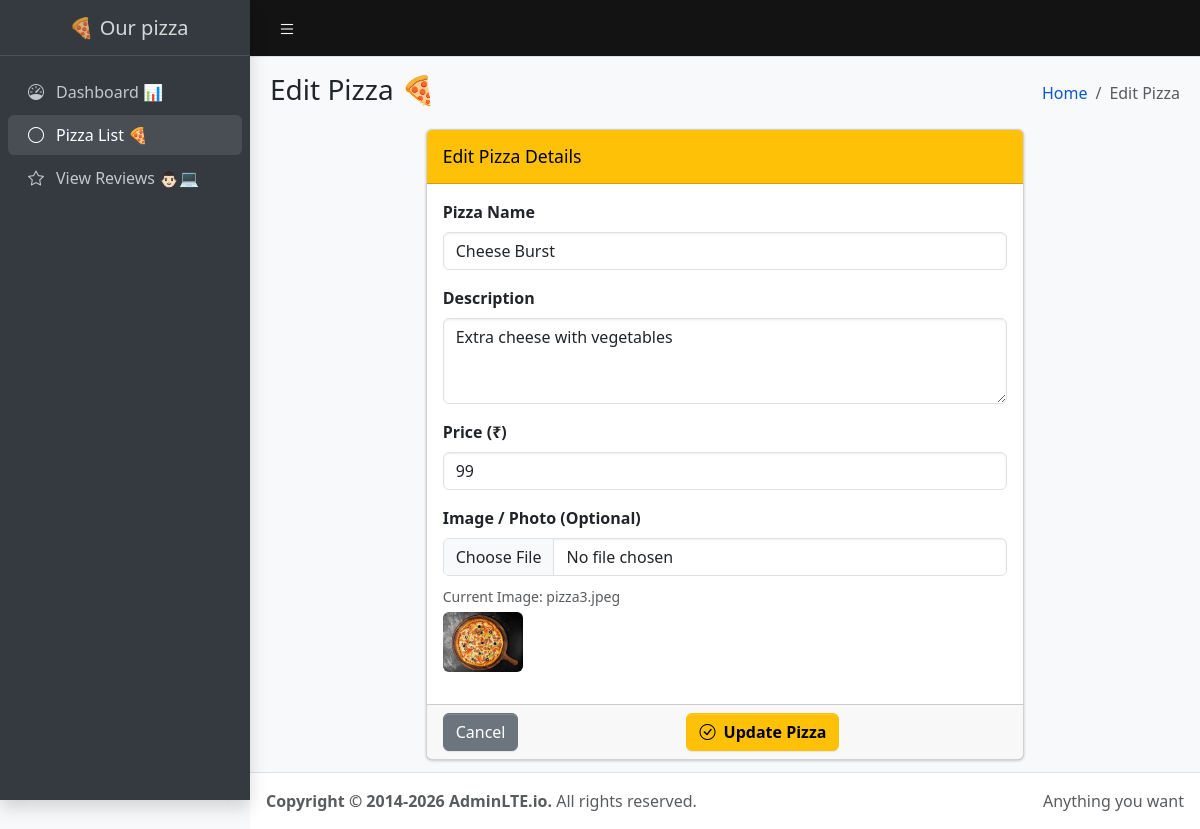
The app's page /editpizza/1 with its own data.
### tables this page shows
CREATE TABLE pizza(
    id INTEGER PRIMARY KEY AUTOINCREMENT,
    name TEXT,
    description TEXT,
    price INTEGER,
    image TEXT
);

### app.py (the view, shortened to what this page needs)
@app.route("/editpizza/<int:id>", methods=["GET", "POST"])
def editpizza(id):
    with sqlite3.connect(DATABASE) as conn:
      cursor = conn.cursor()
    cursor.execute("SELECT * FROM pizza WHERE id=?", (id,))
    pizza = cursor.fetchone()
    conn.close()
    return render_template("edit_pizza.html", pizza=pizza)

### templates/edit_pizza.html (shortened to what this page needs)
<!doctype html>
<html lang="en">
  <head>
    <link rel="stylesheet" href="https://cdn.jsdelivr.net/npm/bootstrap-icons@1.13.1/font/bootstrap-icons.min.css">
    <link rel="stylesheet" href="{{ url_for('static', filename='css/adminlte.css') }}">
    <link rel="stylesheet" href="{{ url_for('static', filename='style.css') }}">
  </head>
  <body class="layout-fixed sidebar-expand-lg bg-body-tertiary">
    <div class="app-wrapper">
      <nav class="app-header navbar navbar-expand bg-body" aria-label="Main Header Navigation">
        <div class="container-fluid">
          <ul class="navbar-nav">
            <li class="nav-item">
              <a class="nav-link" data-lte-toggle="sidebar" href="#"><i class="bi bi-list"></i></a>
            </li>
          </ul>
        </div>
      </nav>
      <aside class="app-sidebar bg-body-secondary shadow" data-bs-theme="dark">
        <div class="sidebar-brand">
          <a href="/" class="brand-link">
            <span class="brand-text fw-light"> 🍕 Our pizza </span>
          </a>
        </div>
        <div class="sidebar-wrapper">
          <nav class="mt-2" aria-label="Sidebar Navigation">
            <ul class="nav sidebar-menu flex-column">
              <li class="nav-item">
<a href="{{ url_for('dashboard') }}" class="nav-link">
                    <i class="nav-icon bi bi-speedometer"></i>
                  <p>Dashboard 📊</p>
                </a>
              </li>
              <li class="nav-item">
<a href="{{ url_for('dashboard') }}#pizza-list" class="nav-link active">
                    <i class="nav-icon bi bi-circle"></i>
                  <p>Pizza List 🍕</p>
                </a>
              </li>
              <li class="nav-item">
<a href="{{ url_for('dashboard') }}#reviews" class="nav-link">
                    <i class="nav-icon bi bi-star"></i>
                  <p>View Reviews 👨🏻💻</p>
                </a>
              </li>
            </ul>
          </nav>
        </div>
      </aside>
      <main class="app-main">
        <div class="app-content-header">
          <div class="container-fluid">
            <div class="row">
              <div class="col-sm-6">
                <h2 class="mb-0 fs-3">Edit Pizza 🍕</h2>
              </div>
              <div class="col-sm-6">
                <nav aria-label="breadcrumb">
                  <ol class="breadcrumb float-sm-end">
                    <li class="breadcrumb-item"><a href="/">Home</a></li>
                    <li class="breadcrumb-item active">Edit Pizza</li>
                  </ol>
                </nav>
              </div>
            </div>
          </div>
        </div>
        <div class="app-content">
          <div class="container-fluid">
            <div class="row justify-content-center">
              <div class="col-md-8">
                <div class="card card-warning">
                  <div class="card-header">
                    <h3 class="card-title mb-0">Edit Pizza Details</h3>
                  </div>
                  <form action="{{ url_for('editpizza', id=pizza[0]) }}" method="POST" enctype="multipart/form-data">
                    <div class="card-body">
                      <div class="mb-3">
                        <label for="pizza_name" class="form-label fw-bold">Pizza Name</label>
                        <input id="pizza_name" type="text" name="name" class="form-control" value="{{ pizza[1] }}" required>
                      </div>
                      <div class="mb-3">
                        <label for="pizza_description" class="form-label fw-bold">Description</label>
                        <textarea id="pizza_description" name="description" class="form-control" rows="3">{{ pizza[2] }}</textarea>
                      </div>
                      <div class="mb-3">
                        <label for="pizza_price" class="form-label fw-bold">Price (₹)</label>
                        <input id="pizza_price" type="text" pattern="[0-9]+" name="price" class="form-control" value="{{ pizza[3] }}" required>
                      </div>
                      <div class="mb-3">
                        <label for="pizza_image" class="form-label fw-bold">Image / Photo (Optional)</label>
                        <input id="pizza_image" type="file" name="image" class="form-control" accept="image/*">
                        {% if pizza[4] %}
                        <div class="mt-2">
                          <small class="text-muted">Current Image: {{ pizza[4] }}</small><br>
                          <img src="{{ url_for('static', filename='images/' ~ pizza[4]) }}" style="width: 80px; height: 60px; object-fit: cover; border-radius: 6px;" class="mt-1" alt="Current Pizza">
                        </div>
                        {% endif %}
                      </div>
                    </div>
                    <div class="card-footer d-flex justify-content-between">
<a href="{{ url_for('dashboard') }}#pizza-list" class="btn btn-secondary">Cancel</a>
 <button type="submit" class="btn btn-warning fw-bold"><i class="bi bi-check-circle me-1"></i> Update Pizza</button>
                    </div>
                  </form>
                </div>
              </div>
            </div>
          </div>
        </div>
      </main>
      <footer class="app-footer">
        <div class="float-end d-none d-sm-inline">Anything you want</div>
        <strong>Copyright &copy; 2014-2026 AdminLTE.io.</strong> All rights reserved.
      </footer>
    </div>
  </body>
</html>

### static/style.css (style rules this page uses)
body { background-color: #FFF8F0; }
.navbar .nav-link, .navbar .navbar-brand { color: rgb(111, 135, 194) !important; }
.navbar { background-color: #141313 !important; }
.navbar-nav .nav-link { color: white !important; font-size: 18px; font-weight: 500; }
.card img { height:250px; object-fit:cover; }
.card { transition:0.4s; }
.nav-link.active { color: #191818; }
.navbar-nav .nav-item { margin-right: 20px; }

### records on screen
pizza: name "Cheese Burst", description "Extra cheese with vegetables", price "99", image "pizza3.jpeg", image (picture)
